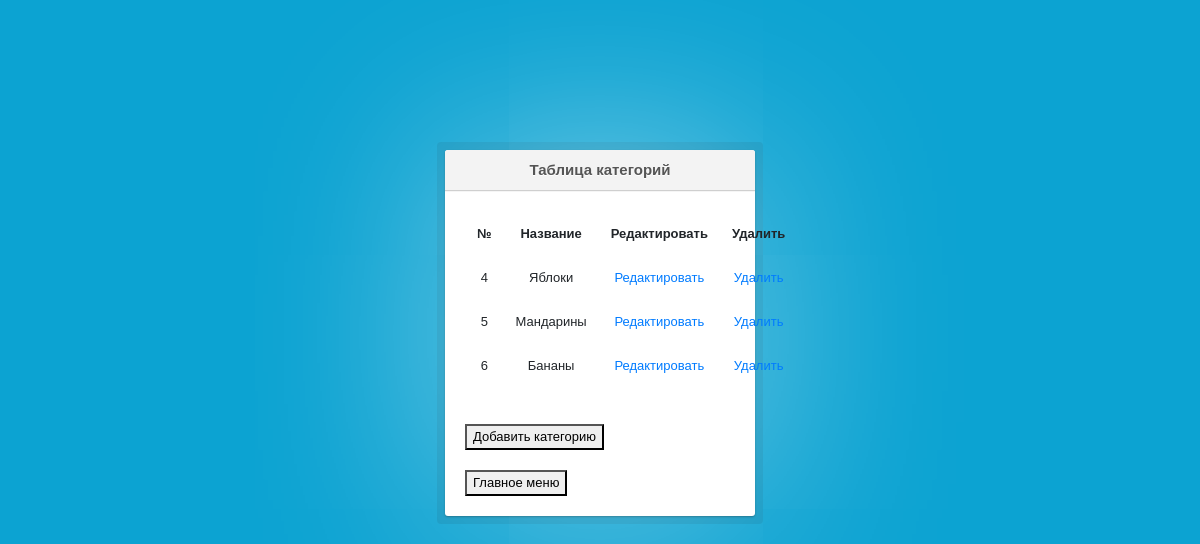
The page /localhost/spisok_category.php on the database its author committed.
### tables this page shows
CREATE TABLE `category` (
  `id` int(11) NOT NULL,
  `name` varchar(255) NOT NULL
);

### localhost/spisok_category.php (the view, shortened to what this page needs)
<?php
require_once 'mysql.php';
$sql = "SELECT * FROM `category`";
$result = $pdo->query($sql);
?>
<!DOCTYPE html>
<html lang="en">
<head>
    <link rel="stylesheet" href="https://stackpath.bootstrapcdn.com/bootstrap/4.4.1/css/bootstrap.min.css"
>
    <link rel="stylesheet" href="css/style.css">
</head>
<body>
<section class="container">
    <div class="login">
        <h1>Таблица категорий</h1>
        <table class = "table table-borderless">
            <thead class="text-center">
            <tr>
                <th>№</th>
                <th>Название</th>
                <th>Редактировать</th>
                <th>Удалить</th>
            </tr>
            <?php
        while ($row = $result->fetch())
        {
            echo "<tr>";
            echo '<td>'.$row['id'].'</td>';
            echo '<td>'.$row['name'].'</td>';
            echo '<td><a href="">Редактировать</a></td>';
            echo '<td><a href="delete.php?id='.$row['id'].'">Удалить</a></td>';
            echo "</tr>";
        }
?>
        </table>
        <br>
        <form action="category.php">
            <button>Добавить категорию</button>
        </form>
        <form action="index.html">
            <br>
            <button>Главное меню</button>
        </form>
    </div>
</section>
</body>
</html>

### localhost/css/style.css (style rules this page uses)
article, aside, details, figcaption, figure, footer, header, hgroup, menu, nav, section { display: block; }
body { line-height: 1; margin: 0; padding: 0; border: 0; font-size: 100%; font: inherit; vertical-align: baseline; }
table { border-collapse: collapse; border-spacing: 0; }
body { font: 13px/20px 'Lucida Grande', Tahoma, Verdana, sans-serif; color: #404040; background: #0ca3d2; }
.container { margin: 80px auto; width: 640px; }
.login { position: relative; margin: 150px auto 0 auto; padding: 20px 20px 20px; width: 310px; background: white; border-radius: 3px; -webkit-box-shadow: 0 0 200px rgba(255, 255, 255, 0.5), 0 1px 2px rgba(0, 0, 0, 0.3); box-shadow: 0 0 200px rgba(255, 255, 255, 0.5), 0 1px 2px rgba(0, 0, 0, 0.3); }
.login:before { content: ''; position: absolute; top: -8px; right: -8px; bottom: -8px; left: -8px; z-index: -1; background: rgba(0, 0, 0, 0.08); border-radius: 4px; }
.login h1 { margin: -20px -20px 21px; line-height: 40px; font-size: 15px; font-weight: bold; color: #555; text-align: center; text-shadow: 0 1px white; background: #f3f3f3; border-bottom: 1px solid #cfcfcf; border-radius: 3px 3px 0 0; background-image: -webkit-linear-gradient(top, whiteffd, #eef2f5); background-image: -moz-linear-gradient(top, whiteffd, #eef2f5); background-image: -o-linear-gradient(top, whiteffd, #eef2f5); background-image: linear-gradient(to bottom, whiteffd, #eef2f5); -webkit-box-shadow: 0 1px whitesmoke; box-shadow: 0 1px whitesmoke; }

### rows shown on the page
category: id "4", name "Яблоки"
category: id "5", name "Мандарины"
category: id "6", name "Бананы"
